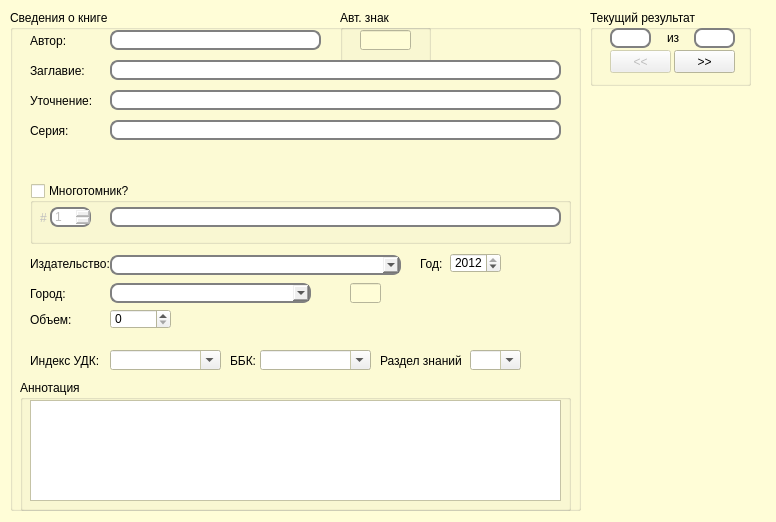
<?xml version="1.0" encoding="UTF-8"?>
<ui version="4.0">
 <class>form_bookInfo</class>
 <widget class="QDialog" name="form_bookInfo">
  <property name="geometry">
   <rect>
    <x>0</x>
    <y>0</y>
    <width>776</width>
    <height>522</height>
   </rect>
  </property>
  <property name="palette">
   <palette>
    <active>
     <colorrole role="Base">
      <brush brushstyle="SolidPattern">
       <color alpha="255">
        <red>255</red>
        <green>255</green>
        <blue>255</blue>
       </color>
      </brush>
     </colorrole>
     <colorrole role="Window">
      <brush brushstyle="SolidPattern">
       <color alpha="255">
        <red>255</red>
        <green>253</green>
        <blue>215</blue>
       </color>
      </brush>
     </colorrole>
    </active>
    <inactive>
     <colorrole role="Base">
      <brush brushstyle="SolidPattern">
       <color alpha="255">
        <red>255</red>
        <green>255</green>
        <blue>255</blue>
       </color>
      </brush>
     </colorrole>
     <colorrole role="Window">
      <brush brushstyle="SolidPattern">
       <color alpha="255">
        <red>255</red>
        <green>253</green>
        <blue>215</blue>
       </color>
      </brush>
     </colorrole>
    </inactive>
    <disabled>
     <colorrole role="Base">
      <brush brushstyle="SolidPattern">
       <color alpha="255">
        <red>255</red>
        <green>253</green>
        <blue>215</blue>
       </color>
      </brush>
     </colorrole>
     <colorrole role="Window">
      <brush brushstyle="SolidPattern">
       <color alpha="255">
        <red>255</red>
        <green>253</green>
        <blue>215</blue>
       </color>
      </brush>
     </colorrole>
    </disabled>
   </palette>
  </property>
  <property name="windowTitle">
   <string>Сырые данные</string>
  </property>
  <property name="styleSheet">
   <string notr="true"/>
  </property>
  <widget class="QGroupBox" name="gbCurrentBookNumber">
   <property name="geometry">
    <rect>
     <x>590</x>
     <y>10</y>
     <width>161</width>
     <height>76</height>
    </rect>
   </property>
   <property name="title">
    <string>Текущий результат</string>
   </property>
   <widget class="QLabel" name="lbl">
    <property name="geometry">
     <rect>
      <x>77</x>
      <y>20</y>
      <width>16</width>
      <height>16</height>
     </rect>
    </property>
    <property name="text">
     <string>из</string>
    </property>
   </widget>
   <widget class="QPushButton" name="pbGoLeft">
    <property name="enabled">
     <bool>false</bool>
    </property>
    <property name="geometry">
     <rect>
      <x>20</x>
      <y>40</y>
      <width>61</width>
      <height>23</height>
     </rect>
    </property>
    <property name="text">
     <string>&lt;&lt;</string>
    </property>
    <property name="iconSize">
     <size>
      <width>16</width>
      <height>16</height>
     </size>
    </property>
   </widget>
   <widget class="QPushButton" name="pbGoRight">
    <property name="geometry">
     <rect>
      <x>84</x>
      <y>40</y>
      <width>61</width>
      <height>23</height>
     </rect>
    </property>
    <property name="text">
     <string>&gt;&gt;</string>
    </property>
   </widget>
   <widget class="QLineEdit" name="leCurNumber">
    <property name="geometry">
     <rect>
      <x>20</x>
      <y>18</y>
      <width>41</width>
      <height>20</height>
     </rect>
    </property>
    <property name="styleSheet">
     <string notr="true">QLineEdit {
padding: 1px;
border-style: solid;
border: 2px solid gray;
border-radius: 8px;
}</string>
    </property>
   </widget>
   <widget class="QLineEdit" name="leMaxNumber">
    <property name="geometry">
     <rect>
      <x>104</x>
      <y>18</y>
      <width>41</width>
      <height>20</height>
     </rect>
    </property>
    <property name="styleSheet">
     <string notr="true">QLineEdit {
padding: 1px;
border-style: solid;
border: 2px solid gray;
border-radius: 8px;
}</string>
    </property>
   </widget>
  </widget>
  <widget class="QGroupBox" name="gbBookInfo">
   <property name="geometry">
    <rect>
     <x>10</x>
     <y>10</y>
     <width>571</width>
     <height>501</height>
    </rect>
   </property>
   <property name="title">
    <string>Сведения о книге</string>
   </property>
   <widget class="QLabel" name="lblAutor">
    <property name="geometry">
     <rect>
      <x>20</x>
      <y>20</y>
      <width>41</width>
      <height>21</height>
     </rect>
    </property>
    <property name="text">
     <string>Автор:</string>
    </property>
   </widget>
   <widget class="QLineEdit" name="leAutor">
    <property name="geometry">
     <rect>
      <x>100</x>
      <y>20</y>
      <width>211</width>
      <height>20</height>
     </rect>
    </property>
    <property name="styleSheet">
     <string notr="true">QLineEdit {
padding: 1px;
border-style: solid;
border: 2px solid gray;
border-radius: 8px;
}</string>
    </property>
   </widget>
   <widget class="QLineEdit" name="leBookName">
    <property name="geometry">
     <rect>
      <x>100</x>
      <y>50</y>
      <width>451</width>
      <height>20</height>
     </rect>
    </property>
    <property name="styleSheet">
     <string notr="true">QLineEdit {
padding: 1px;
border-style: solid;
border: 2px solid gray;
border-radius: 8px;
}</string>
    </property>
   </widget>
   <widget class="QLabel" name="lblBookName">
    <property name="geometry">
     <rect>
      <x>20</x>
      <y>50</y>
      <width>61</width>
      <height>21</height>
     </rect>
    </property>
    <property name="text">
     <string>Заглавие:</string>
    </property>
   </widget>
   <widget class="QGroupBox" name="gbMultiVollume">
    <property name="geometry">
     <rect>
      <x>20</x>
      <y>173</y>
      <width>541</width>
      <height>61</height>
     </rect>
    </property>
    <property name="title">
     <string>Многотомник?</string>
    </property>
    <property name="checkable">
     <bool>true</bool>
    </property>
    <property name="checked">
     <bool>false</bool>
    </property>
    <widget class="QLabel" name="label">
     <property name="geometry">
      <rect>
       <x>10</x>
       <y>27</y>
       <width>16</width>
       <height>16</height>
      </rect>
     </property>
     <property name="text">
      <string>#</string>
     </property>
    </widget>
    <widget class="QSpinBox" name="spVollumeNumber">
     <property name="geometry">
      <rect>
       <x>20</x>
       <y>24</y>
       <width>41</width>
       <height>20</height>
      </rect>
     </property>
     <property name="styleSheet">
      <string notr="true">QSpinBox {
padding: 1px;
border-style: solid;
border: 2px solid gray;
border-radius: 8px;
}</string>
     </property>
     <property name="minimum">
      <number>1</number>
     </property>
    </widget>
    <widget class="QLineEdit" name="leVollumeName">
     <property name="geometry">
      <rect>
       <x>80</x>
       <y>24</y>
       <width>451</width>
       <height>20</height>
      </rect>
     </property>
     <property name="styleSheet">
      <string notr="true">QLineEdit {
padding: 1px;
border-style: solid;
border: 2px solid gray;
border-radius: 8px;
}</string>
     </property>
    </widget>
   </widget>
   <widget class="QLabel" name="lblPublishing">
    <property name="geometry">
     <rect>
      <x>20</x>
      <y>243</y>
      <width>81</width>
      <height>21</height>
     </rect>
    </property>
    <property name="text">
     <string>Издательство:</string>
    </property>
   </widget>
   <widget class="QComboBox" name="cbPublishing">
    <property name="geometry">
     <rect>
      <x>100</x>
      <y>245</y>
      <width>291</width>
      <height>20</height>
     </rect>
    </property>
    <property name="styleSheet">
     <string notr="true">QComboBox {
padding: 1px;
border-style: solid;
border: 2px solid gray;
border-radius: 8px;
}</string>
    </property>
    <property name="editable">
     <bool>true</bool>
    </property>
   </widget>
   <widget class="QComboBox" name="cbCityOfPublishing">
    <property name="geometry">
     <rect>
      <x>100</x>
      <y>273</y>
      <width>201</width>
      <height>20</height>
     </rect>
    </property>
    <property name="styleSheet">
     <string notr="true">QComboBox {
padding: 1px;
border-style: solid;
border: 2px solid gray;
border-radius: 8px;
}</string>
    </property>
    <property name="editable">
     <bool>false</bool>
    </property>
   </widget>
   <widget class="QLabel" name="lblCityOfPublishing">
    <property name="geometry">
     <rect>
      <x>20</x>
      <y>273</y>
      <width>41</width>
      <height>21</height>
     </rect>
    </property>
    <property name="text">
     <string>Город:</string>
    </property>
   </widget>
   <widget class="QLineEdit" name="leCity">
    <property name="enabled">
     <bool>false</bool>
    </property>
    <property name="geometry">
     <rect>
      <x>340</x>
      <y>273</y>
      <width>31</width>
      <height>20</height>
     </rect>
    </property>
   </widget>
   <widget class="QGroupBox" name="gbAutorSign">
    <property name="geometry">
     <rect>
      <x>330</x>
      <y>0</y>
      <width>91</width>
      <height>61</height>
     </rect>
    </property>
    <property name="title">
     <string>Авт. знак</string>
    </property>
    <widget class="QLineEdit" name="leAutorSign">
     <property name="enabled">
      <bool>false</bool>
     </property>
     <property name="geometry">
      <rect>
       <x>20</x>
       <y>20</y>
       <width>51</width>
       <height>20</height>
      </rect>
     </property>
    </widget>
   </widget>
   <widget class="QLabel" name="lblYearOfPublishing">
    <property name="geometry">
     <rect>
      <x>410</x>
      <y>246</y>
      <width>31</width>
      <height>16</height>
     </rect>
    </property>
    <property name="text">
     <string>Год:</string>
    </property>
   </widget>
   <widget class="QSpinBox" name="sbYearOfPublihsing">
    <property name="geometry">
     <rect>
      <x>440</x>
      <y>243</y>
      <width>51</width>
      <height>20</height>
     </rect>
    </property>
    <property name="suffix">
     <string/>
    </property>
    <property name="prefix">
     <string/>
    </property>
    <property name="maximum">
     <number>2012</number>
    </property>
    <property name="value">
     <number>2012</number>
    </property>
   </widget>
   <widget class="QLabel" name="lblCountPages">
    <property name="geometry">
     <rect>
      <x>20</x>
      <y>303</y>
      <width>46</width>
      <height>13</height>
     </rect>
    </property>
    <property name="text">
     <string>Объем:</string>
    </property>
   </widget>
   <widget class="QSpinBox" name="sbCountPages">
    <property name="geometry">
     <rect>
      <x>100</x>
      <y>299</y>
      <width>61</width>
      <height>20</height>
     </rect>
    </property>
    <property name="maximum">
     <number>2000</number>
    </property>
   </widget>
   <widget class="QLabel" name="lblIndexUDK">
    <property name="geometry">
     <rect>
      <x>20</x>
      <y>343</y>
      <width>71</width>
      <height>16</height>
     </rect>
    </property>
    <property name="text">
     <string>Индекс УДК:</string>
    </property>
   </widget>
   <widget class="QComboBox" name="cbIndexUDK">
    <property name="geometry">
     <rect>
      <x>100</x>
      <y>340</y>
      <width>111</width>
      <height>20</height>
     </rect>
    </property>
    <property name="editable">
     <bool>true</bool>
    </property>
   </widget>
   <widget class="QLabel" name="lblBBK">
    <property name="geometry">
     <rect>
      <x>220</x>
      <y>343</y>
      <width>31</width>
      <height>16</height>
     </rect>
    </property>
    <property name="text">
     <string>ББК:</string>
    </property>
   </widget>
   <widget class="QComboBox" name="cbBBK">
    <property name="geometry">
     <rect>
      <x>250</x>
      <y>340</y>
      <width>111</width>
      <height>20</height>
     </rect>
    </property>
    <property name="editable">
     <bool>true</bool>
    </property>
   </widget>
   <widget class="QLabel" name="lblSectionOfKnowlidge">
    <property name="geometry">
     <rect>
      <x>370</x>
      <y>343</y>
      <width>81</width>
      <height>16</height>
     </rect>
    </property>
    <property name="text">
     <string>Раздел знаний:</string>
    </property>
   </widget>
   <widget class="QComboBox" name="cbSectionOfKnowlidge">
    <property name="geometry">
     <rect>
      <x>460</x>
      <y>340</y>
      <width>51</width>
      <height>20</height>
     </rect>
    </property>
    <property name="editable">
     <bool>true</bool>
    </property>
   </widget>
   <widget class="QGroupBox" name="gbAboutBook">
    <property name="geometry">
     <rect>
      <x>10</x>
      <y>370</y>
      <width>551</width>
      <height>131</height>
     </rect>
    </property>
    <property name="title">
     <string>Аннотация</string>
    </property>
    <widget class="QTextEdit" name="teAboutBook">
     <property name="geometry">
      <rect>
       <x>10</x>
       <y>20</y>
       <width>531</width>
       <height>101</height>
      </rect>
     </property>
    </widget>
   </widget>
   <widget class="QLineEdit" name="leAdditionalBookName">
    <property name="geometry">
     <rect>
      <x>100</x>
      <y>80</y>
      <width>451</width>
      <height>20</height>
     </rect>
    </property>
    <property name="styleSheet">
     <string notr="true">QLineEdit {
padding: 1px;
border-style: solid;
border: 2px solid gray;
border-radius: 8px;
}</string>
    </property>
   </widget>
   <widget class="QLabel" name="lblAdditionalBookName">
    <property name="geometry">
     <rect>
      <x>20</x>
      <y>80</y>
      <width>61</width>
      <height>21</height>
     </rect>
    </property>
    <property name="text">
     <string>Уточнение:</string>
    </property>
   </widget>
   <widget class="QLineEdit" name="leSeries">
    <property name="geometry">
     <rect>
      <x>100</x>
      <y>110</y>
      <width>451</width>
      <height>20</height>
     </rect>
    </property>
    <property name="styleSheet">
     <string notr="true">QLineEdit {
padding: 1px;
border-style: solid;
border: 2px solid gray;
border-radius: 8px;
}</string>
    </property>
   </widget>
   <widget class="QLabel" name="lblSeries">
    <property name="geometry">
     <rect>
      <x>20</x>
      <y>110</y>
      <width>61</width>
      <height>21</height>
     </rect>
    </property>
    <property name="text">
     <string>Серия:</string>
    </property>
   </widget>
   <zorder>lblAutor</zorder>
   <zorder>leAutor</zorder>
   <zorder>lblBookName</zorder>
   <zorder>gbMultiVollume</zorder>
   <zorder>lblPublishing</zorder>
   <zorder>cbPublishing</zorder>
   <zorder>cbCityOfPublishing</zorder>
   <zorder>lblCityOfPublishing</zorder>
   <zorder>leCity</zorder>
   <zorder>gbAutorSign</zorder>
   <zorder>leBookName</zorder>
   <zorder>lblYearOfPublishing</zorder>
   <zorder>sbYearOfPublihsing</zorder>
   <zorder>lblCountPages</zorder>
   <zorder>sbCountPages</zorder>
   <zorder>lblIndexUDK</zorder>
   <zorder>cbIndexUDK</zorder>
   <zorder>lblBBK</zorder>
   <zorder>cbBBK</zorder>
   <zorder>lblSectionOfKnowlidge</zorder>
   <zorder>cbSectionOfKnowlidge</zorder>
   <zorder>gbAboutBook</zorder>
   <zorder>leAdditionalBookName</zorder>
   <zorder>lblAdditionalBookName</zorder>
   <zorder>leSeries</zorder>
   <zorder>lblSeries</zorder>
  </widget>
  <zorder>gbBookInfo</zorder>
  <zorder>gbCurrentBookNumber</zorder>
 </widget>
 <resources/>
 <connections/>
</ui>
